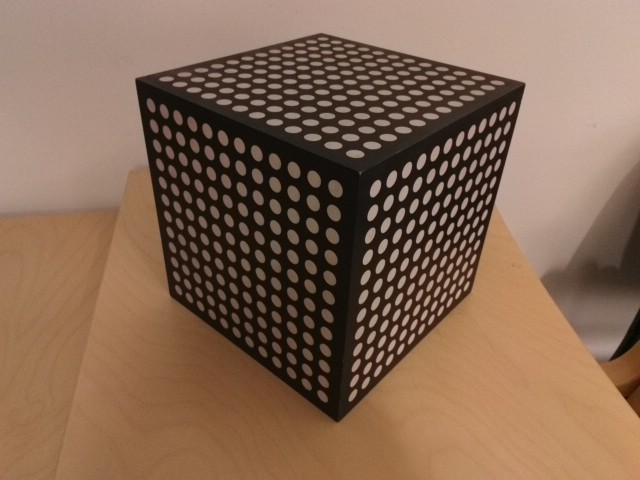
#> input picture A1-Calibration/images/cube.jpg, 640 x 480 px, found by its file name
$ jupyter execute MV_A1.ipynb   (shell and % lines are left out)
#> lines starting #> are read from the running program, lines starting #| are printed output that depends on the picture; long printed decimals are rounded
# Machine Vision<br>Assignment 1 - Camera calibration

## Personal details

* **Name(s):** ``
* **Student ID(s):** ``

## 1. Introduction

This assignment focuses on the camera calibration. The aim is to determine the internal camera parameters (focal length, pricipal point, etc.) given a set of calibration images. We will use the pinhole camera model (lecture slide 20). With a pinhole model, we can project a 3D point $\mathbf{X}$ to an image point $\mathbf{x}$

$$\mathbf{x} \sim \mathbf{P} \mathbf{X}, \qquad \qquad (1)$$

where $\mathbf{P}$ is a projection matrix (3 $\times$ 4). The symbol $\sim$ denotes direct proportionality. The projection matrix can be decomposed as

$$\mathbf{P} = \mathbf{K} [\mathbf{R} | \mathbf{t} ], \qquad \qquad (2)$$

where $\mathbf{R}$ is a rotation matrix (3 $\times$ 3) and $\mathbf{t}$ is a translation vector (3 $\times$ 1). They define the orientation and the position of the camera. In this assignment, we are mainly interested on the intrinsic calibration matrix $\mathbf{K}$, which can be written as

$$
\mathbf{K}=
  \begin{bmatrix}
    f & 0 & c_x \\
    0 & f & c_y \\
    0 & 0 & 1
  \end{bmatrix}. \qquad (3)
$$

The focal length $f$ is the distance between the image plane and the camera center. The principal point $(c_x,c_y)$ is the image point, where the optical axis intersects the image plane.

## 2. Focal length estimation

Let us start with a simple calibration experiment. Your goal is to determine the focal length $f$ given the perspective projection equations and realworld measurements shown in figure below. The size of the calibration object (checkerboard) is measured to be 373 x 259 millimeters and the corresponding pixel measurements are 497 x 343 pixels. The distance between the camera and the checkerboard is approximately 400 millimeters. Let $\mathbf{x}_c=[x_c,y_c,z_c]^\top$ be a 3D point in the camera coordinate frame. The perspective projection equations

$$x_n=f \frac{x_c}{z_c}, \qquad y_n=f \frac{y_c}{z_c} \qquad \qquad (1)$$

give us the corresponding 2D point $\mathbf{x}_n=[x_n,y_n]^\top$ in the normalized image coordinates. To determine the focal length, solve $f$ from the projection equations. You can compute the focal length separately for x and y-directions (values should be similar) and report the mean value.

**2.1. The focal length is `531.35` (pixels)** $\quad$ <font color=red>(0.50 points)</font>

## 3. Direct linear transformation (DLT)

The previous calibration method is quite sensitive to errors as it relies heavily on the manual measurements. Furthermore, it is difficult to ensure that the back of the camera and the checkerboard are parallel. In this section, your task is to implement the direct linear transformation (DLT) method for camera calibration. It is recommended that you first read the lecture slides (194-195) to get an idea of the method. This time, the calibration object will be a cube that is shown below. The dimensions of the cube are known (sides are 195 millimeters).

**3.1. Display the image `cube.jpg` and overlay the 2D points** <font color=red>(0.25 points)</font>

Complete the following code cell.

[cell 1]
import cv2
import numpy as np
import matplotlib.pyplot as plt

# Image coordinates of the corners (7x2 matrix)
pts2D = np.array([[322.4, 33.5],
                  [136.5, 79.4],
                  [525.2, 83.8],
                  [361.3, 173.6],
                  [170.4, 295.4],
                  [473.1, 290.4],
                  [338.7, 422.3]])


# ---------- YOUR CODE STARTS HERE -----------
c=[0 for i in range(len(pts2D))]
r=[0 for i in range(len(pts2D))]

for i in range(len(pts2D)):
    c[i] = pts2D[i][0]
    r[i] = pts2D[i][1]
# print (c)
img = cv2.imread(".\images\cube.jpg")
#> img is the input picture: shape (480, 640, 3); mean B, G, R 83.2, 104, 133.1
plt.imshow(img)
plt.plot(c,r, 'ro')

# ----------- YOUR CODE ENDS HERE ------------
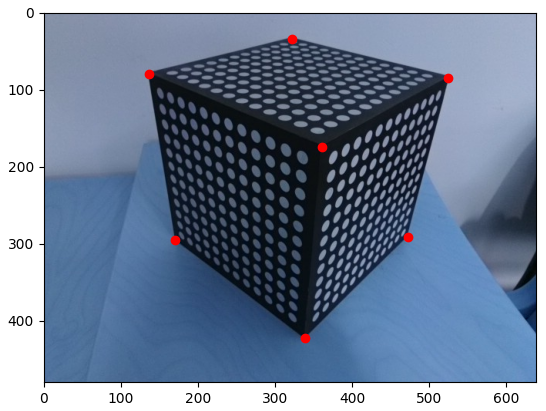
#> figure drawn by matplotlib, 1 panel; B, G, R data is drawn as R, G, B

*Tip:* You can use the plot function __[`pyplot.plot`](https://matplotlib.org/api/_as_gen/matplotlib.pyplot.plot.html)__ to overlay the points. For example, a red circle marker can be specified by passing the parameter 'ro'.

**3.2. Estimate the projection matrix** $\quad$ <font color=red>(1.00 points)</font>

Complete the following code cell.

[cell 2]
# World coordinates of the corners (7x3 matrix)
pts3D = np.array([[195.0, 195.0, 195.0],
                  [0.0, 195.0, 195.0],
                  [195.0, 0.0, 195.0],
                  [0.0, 0.0, 195.0],
                  [0.0, 195.0, 0.0],
                  [195, 0.0, 0.0],
                  [0.0, 0.0, 0.0]])


# ---------- YOUR CODE STARTS HERE -----------

# Form matrix A and vector b (linear system Ax = b)

x=[0 for i in range(len(pts3D))]
y=[0 for i in range(len(pts3D))]
z=[0 for i in range(len(pts3D))]

for i in range(len(pts3D)):
    x[i] = pts3D[i][0]
    y[i] = pts3D[i][1]
    z[i] = pts3D[i][2]


A = np.array([[x[0],y[0],z[0],1,0,0,0,0,-x[0]*c[0],-y[0]*c[0],-z[0]*c[0]],
              [0,0,0,0,x[0],y[0],z[0],1,-x[0]*r[0],-y[0]*r[0],-z[0]*r[0]],
              [x[1],y[1],z[1],1,0,0,0,0,-x[1]*c[1],-y[1]*c[1],-z[1]*c[1]],
              [0,0,0,0,x[1],y[1],z[1],1,-x[1]*r[1],-y[1]*r[1],-z[1]*r[1]],
              [x[2],y[2],z[2],1,0,0,0,0,-x[2]*c[2],-y[2]*c[2],-z[2]*c[2]],
              [0,0,0,0,x[2],y[2],z[2],1,-x[2]*r[2],-y[2]*r[2],-z[2]*r[2]],
              [x[3],y[3],z[3],1,0,0,0,0,-x[3]*c[3],-y[3]*c[3],-z[3]*c[3]],
              [0,0,0,0,x[3],y[3],z[3],1,-x[3]*r[3],-y[3]*r[3],-z[3]*r[3]],
              [x[4],y[4],z[4],1,0,0,0,0,-x[4]*c[4],-y[4]*c[4],-z[4]*c[4]],
              [0,0,0,0,x[4],y[4],z[4],1,-x[4]*r[4],-y[4]*r[4],-z[4]*r[4]],
              [x[5],y[5],z[5],1,0,0,0,0,-x[5]*c[5],-y[5]*c[5],-z[5]*c[5]],
              [0,0,0,0,x[5],y[5],z[5],1,-x[5]*r[5],-y[5]*r[5],-z[5]*r[5]],
              [x[6],y[6],z[6],1,0,0,0,0,-x[6]*c[6],-y[6]*c[6],-z[6]*c[6]],
              [0,0,0,0,x[6],y[6],z[6],1,-x[6]*r[6],-y[6]*r[6],-z[6]*r[6]]])

b = np.array([c[0],r[0],c[1],r[1],c[2],r[2],c[3],r[3],c[4],r[4],c[5],r[5],c[6],r[6]])


# print(b)
# Find the least-squares solution x


x = np.dot(np.dot(np.linalg.inv(np.dot(A.transpose(),A)),A.transpose()),b)


# Rearrange vector x to 3x4 projection matrix P

x = np.append(x, 1)
# print (x)
P = x.reshape(3,-1)

# Print the projection matrix P
print (P)

# ----------- YOUR CODE ENDS HERE ------------

*Tips:*
- Check the lecture slide (195) on how to form the matrix $\mathbf{A}$ (14 x 11) and vector $\mathbf{b}$ (14 x 1).
- You can take the inverse of a matrix by `np.linalg.inv(M)`
- To rearrage the vector $\mathbf{x}$, you can use `x.reshape(3,-1)`. Note that x should have 12 elements (the last element should be 1).

**3.3. Decompose the projection matrix** $\quad$ <font color=red>(0.25 points)</font>

Complete the following code cell and report the focal length. It should be relatively close to the value obtained in Task 2.1.

[cell 3]
# ---------- YOUR CODE STARTS HERE -----------

# Decompose P to intrinsic matrix K using cv2.decomposeProjectionMatrix()
K = cv2.decomposeProjectionMatrix(P)[0]

# print(K)

# Normalize K so that the last element K[2,2] equals 1.
K = K/K[2,2]

# Print the intrinsic matrix K

print(K)


# ----------- YOUR CODE ENDS HERE ------------

**The focal length is `INSERT YOUR ANSWER HERE` (pixels)** $\quad$

## 4. Camera calibration with OpenCV

Finally, we calibrate the same camera using OpenCV. We use a set of 8 images of a checkerboard. This time, we also take into account the radial distortion. You can check your previous answers by running the following code cell. Your answers should be relatively close to the ones shown at the end of this script. Check out the tutorial for more information __[`OpenCV calibration tutorial`](https://opencv-python-tutroals.readthedocs.io/en/latest/py_tutorials/py_calib3d/py_calibration/py_calibration.html)__

[cell 4]
import glob

images = glob.glob('images/calib*.jpg')

img_idx = 1
plt.figure(figsize=(14,20))

# World points (0,0,0), (1,0,0), (2,0,0), ....
Xw = np.zeros((6*9,3), np.float32)
Xw[:,:2] = np.mgrid[0:9,0:6].T.reshape(-1,2)

pts2D = [];
pts3D = [];

for fname in images:
    img = cv2.imread(fname)
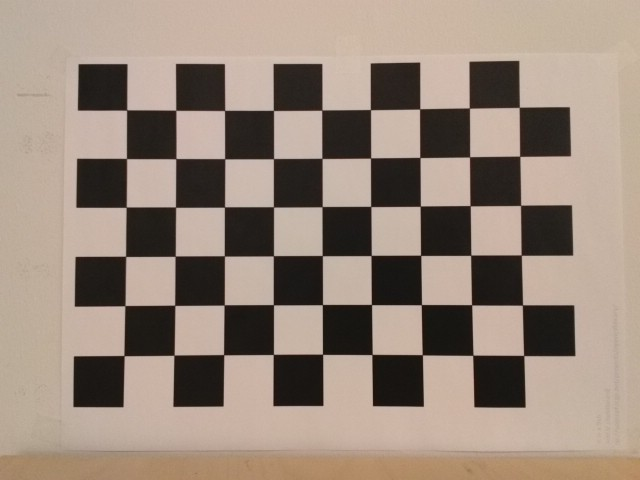
#> input picture A1-Calibration/images/calib0001.jpg, 640 x 480 px
#> img is the input picture: shape (480, 640, 3); mean B, G, R 122.3, 135, 151.3
    img = cv2.cvtColor(img,cv2.COLOR_BGR2RGB)

    # Find chessboard corners
    gray = cv2.cvtColor(img,cv2.COLOR_RGB2GRAY)
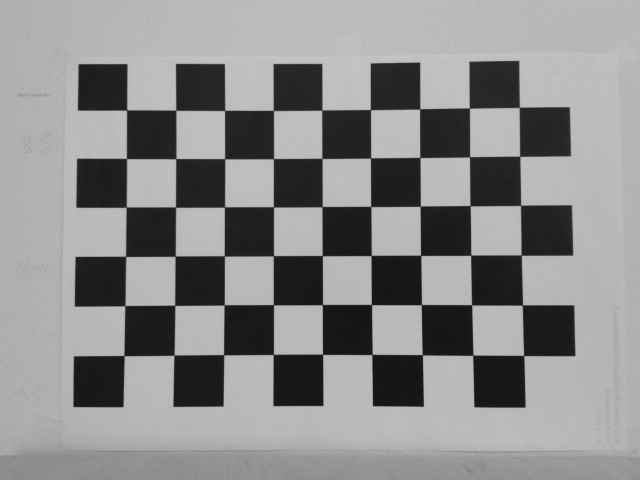
#> gray: shape (480, 640); min 16, max 201, mean 138.4
    ret, corners = cv2.findChessboardCorners(gray, (9,6), None)
#> ret = True; corners = 54 rows, first 8: [126.6, 110], [175.8, 110.3], [224.6, 110.5], [273.5, 110.5], [321.8, 110.1], [370.5, 109.6], [419.6, 108.9], [469.4, 108]

    if ret == True:

        # Refine corner locations
        criteria = (cv2.TERM_CRITERIA_EPS + cv2.TERM_CRITERIA_MAX_ITER, 30, 0.001)
        corners = cv2.cornerSubPix(gray,corners,(11,11), (-1,-1), criteria)
#> corners = 54 rows, first 8: [126.6, 110], [175.8, 110.3], [224.6, 110.5], [273.4, 110.4], [321.8, 110.1], [370.4, 109.6], [419.7, 108.9], [469.4, 108.1]

        # Draw corners to the image
        img = cv2.drawChessboardCorners(img, (9,6), corners, ret)
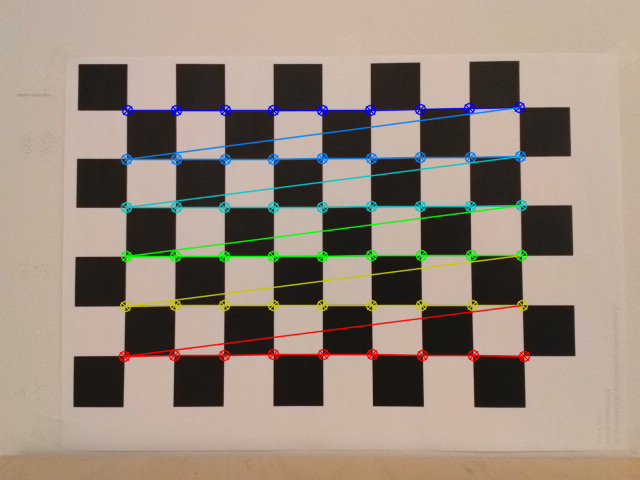
#> img: shape (480, 640, 3); mean R, G, B 150.4, 136.1, 122.8

        # Append points
        pts2D.append(corners)
        pts3D.append(Xw)

    # Display corners
    plt.subplot(4,2,img_idx)
    plt.imshow(img)
    plt.axis('off')
    plt.title(fname)
    img_idx = img_idx + 1
#> pass 2 of the loop `for fname in images:`:
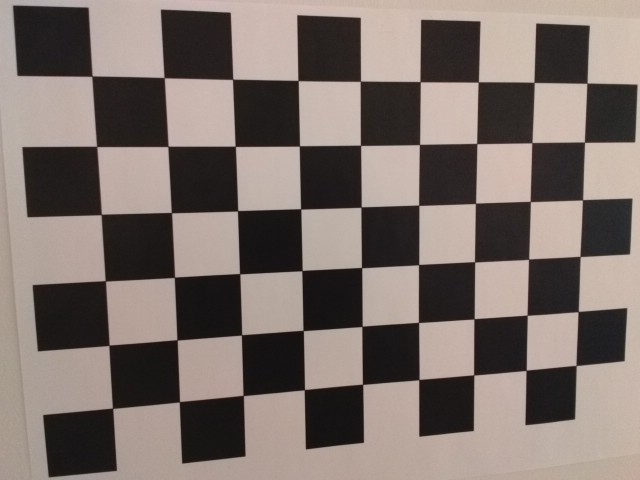
#> input picture A1-Calibration/images/calib0002.jpg, 640 x 480 px
#> img is the input picture: shape (480, 640, 3); mean B, G, R 106.9, 112.5, 124.3
#> `ret, corners = cv2.findChessboardCorners(gray, (9,6), None)`: corners = 54 rows, first 8: [91.94, 76.13], [164.2, 77.6], [232.6, 79.32], [298, 80.52], [360.4, 81.27], [420.2, 81.65], [478.3, 81.96], [534.2, 82.4]
#> `corners = cv2.cornerSubPix(gray,corners,(11,11), (-1,-1), criteria)`: corners = 54 rows, first 8: [91.89, 76.14], [164.2, 77.62], [232.6, 79.32], [298.1, 80.52], [360.4, 81.26], [420.2, 81.63], [478.3, 81.95], [534.1, 82.39]
#> `img = cv2.drawChessboardCorners(img, (9,6), corners, ret)`:
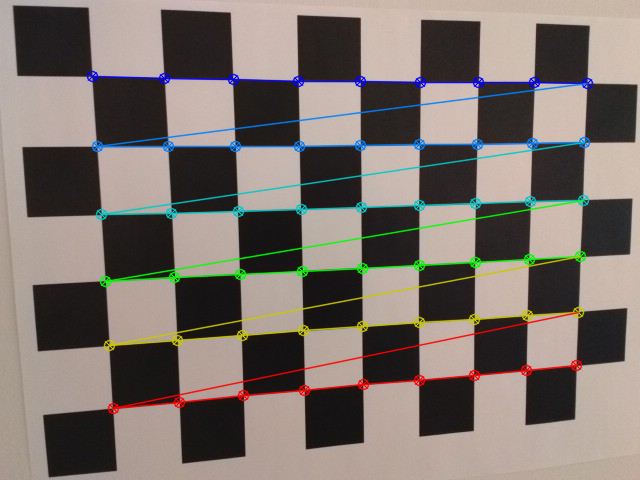
#> img: shape (480, 640, 3); mean R, G, B 123.3, 113.9, 107.5
#> pass 3 of the loop `for fname in images:`:
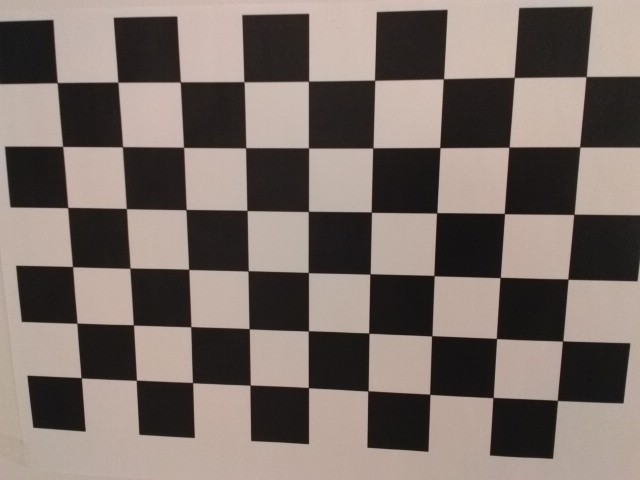
#> input picture A1-Calibration/images/calib0003.jpg, 640 x 480 px
#> img is the input picture: shape (480, 640, 3); mean B, G, R 104.2, 110.1, 122.2
#> `ret, corners = cv2.findChessboardCorners(gray, (9,6), None)`: corners = 54 rows, first 8: [57.33, 82.62], [117.9, 82.29], [180.3, 81.91], [243.9, 81.71], [308.5, 81.24], [374.6, 80.31], [443.5, 78.71], [514.3, 77.44]
#> `corners = cv2.cornerSubPix(gray,corners,(11,11), (-1,-1), criteria)`: corners = 54 rows, first 8: [57.23, 82.63], [117.9, 82.17], [180.3, 81.93], [244, 81.71], [308.5, 81.2], [374.6, 80.24], [443.4, 78.78], [514.2, 77.44]
#> `img = cv2.drawChessboardCorners(img, (9,6), corners, ret)`:
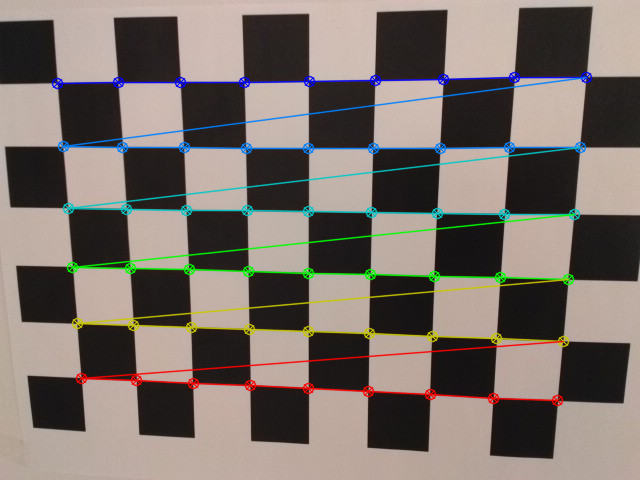
#> img: shape (480, 640, 3); mean R, G, B 121.2, 111.6, 104.9

# Perform calibration
ret, mtx, dist, rvecs, tvecs = cv2.calibrateCamera(pts3D,pts2D,gray.shape[::-1],None,None)
#> ret = 0.192; mtx = [[511.8, 0, 308.6], [0, 511, 230.4], [0, 0, 1]]; dist = [[0.126, -0.269, -0.00202, -0.000235, 0.12]]; rvecs = ([-0.0415, 0.013, -0.00315], [0.102, -0.177, -0.028], [0.168, 0.102, 0.00878]); tvecs = ([-3.73, -2.47, 10.66], [-3.12, -2.22, 7.5], [-3.98, -2.34, 8.26])

# Correct radial distortion
img = cv2.imread("images/calib0001.jpg")
img = cv2.cvtColor(img,cv2.COLOR_BGR2RGB)

h, w = img.shape[:2]
#> h = 480; w = 640
newcameramtx, roi=cv2.getOptimalNewCameraMatrix(mtx,dist,(w,h),1,(w,h))
#> newcameramtx = [[512, 0, 307.8], [0, 511.7, 228.9], [0, 0, 1]]; roi = (4, 3, 630, 472)
img_rect = cv2.undistort(img, mtx, dist, None, newcameramtx)
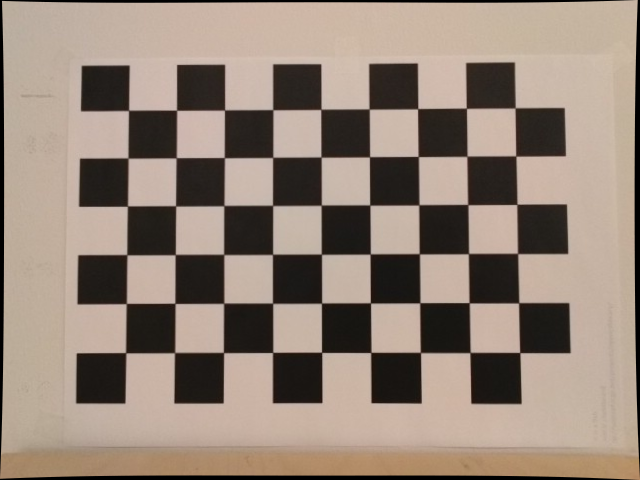
#> img_rect: shape (480, 640, 3); mean R, G, B 147.8, 131.9, 119.5

plt.figure(figsize=(15,10))
plt.subplot(121)
plt.imshow(img)
plt.title('Original')
plt.axis('off')
plt.subplot(122)
plt.imshow(img_rect)
plt.title('Rectified')
plt.axis('off')

print('Intrinsic camera matrix:\n')
print(newcameramtx)
#| [[512.023   0.         307.774 ]
#|  [  0.         511.692 228.880]
#|  [  0.           0.           1.        ]]
